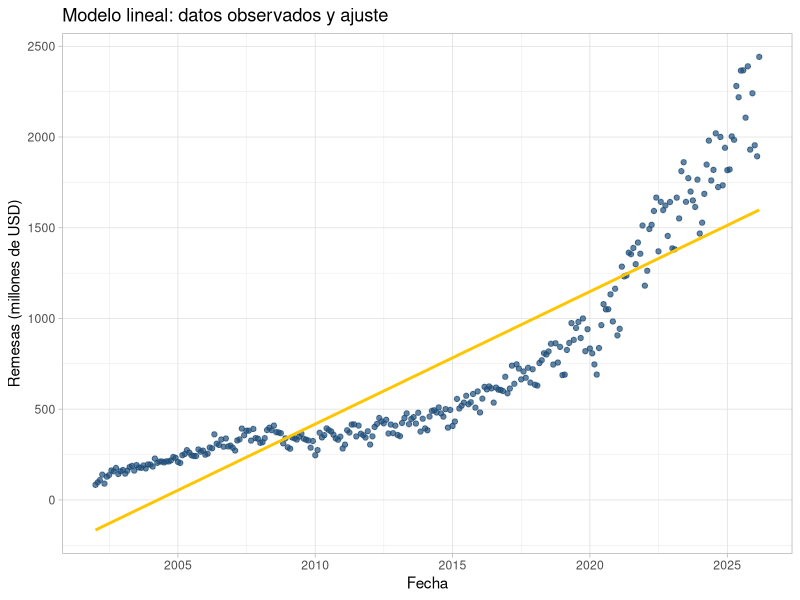
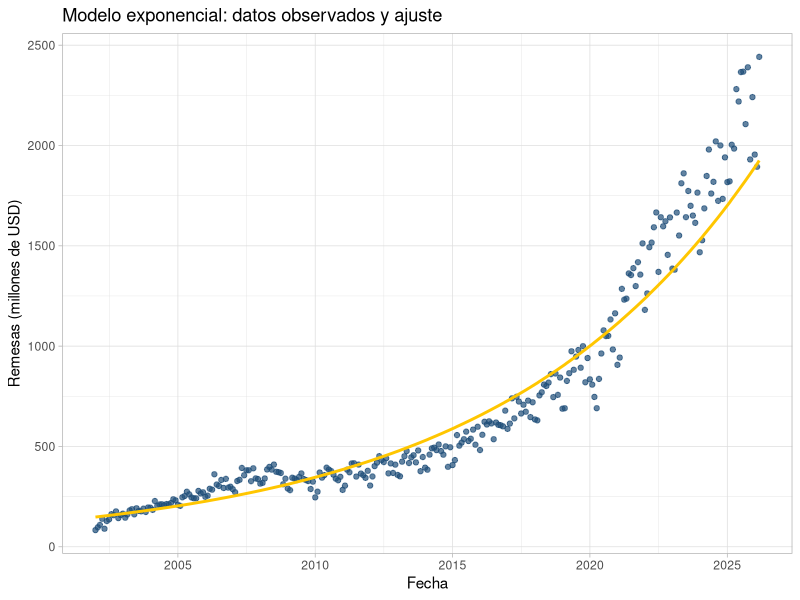
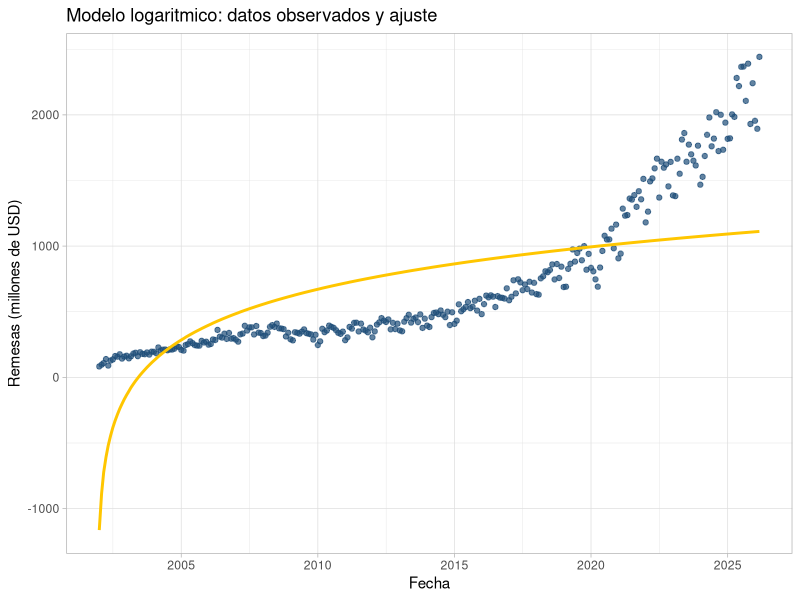
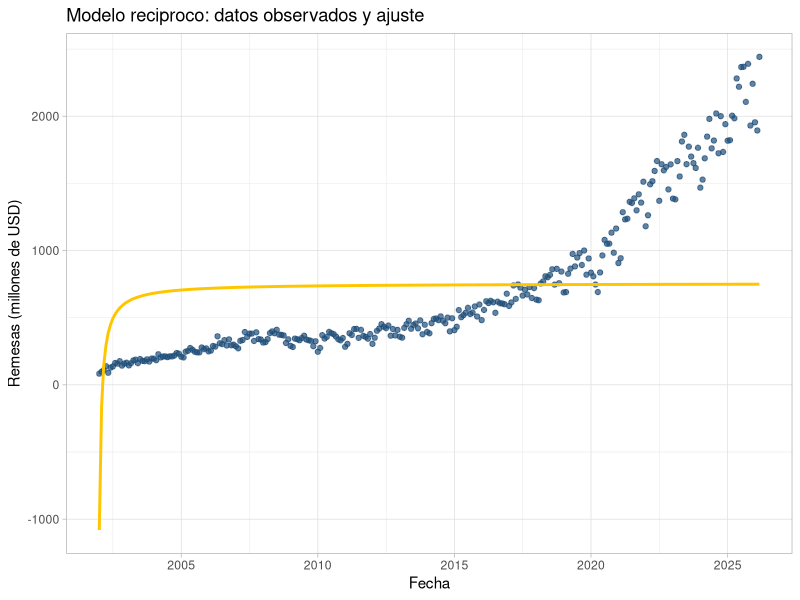
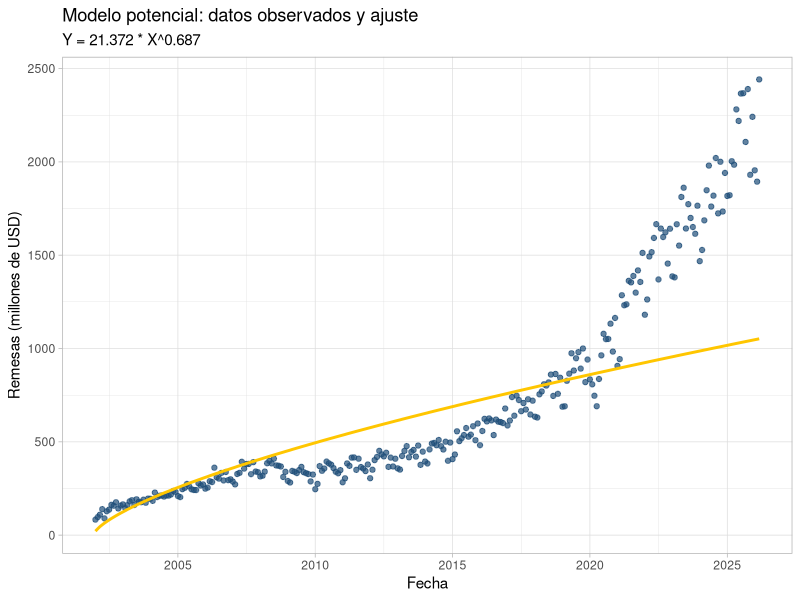
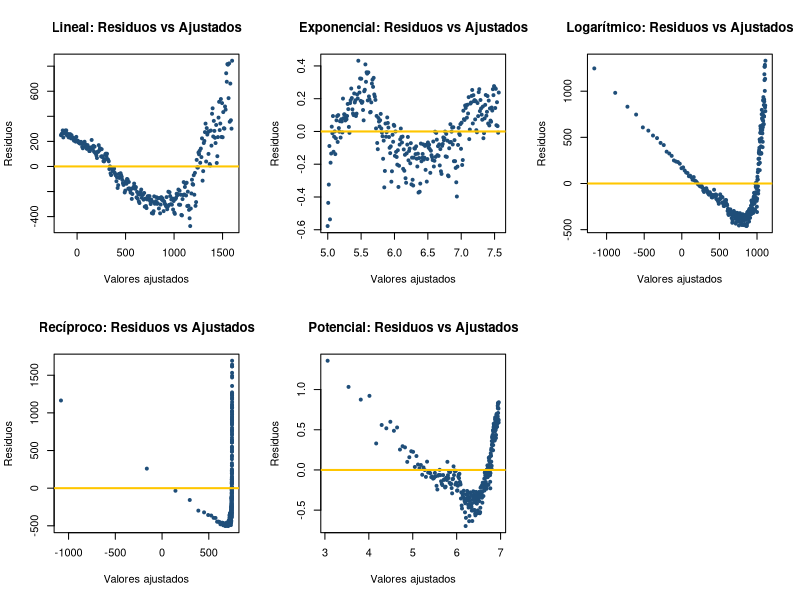
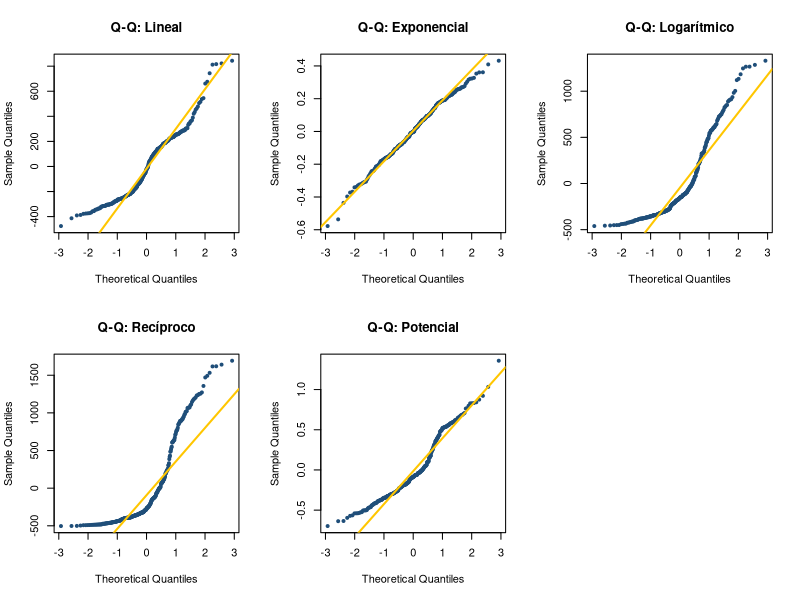

Reproduce these figures in R, in order.
## ---- chunk 1
knitr::opts_chunk$set(echo = TRUE)

if (!require(lmtest))  install.packages("lmtest",  quiet = TRUE)
if (!require(tseries)) install.packages("tseries", quiet = TRUE)

library(here)
library(readr)
library(dplyr)
library(tidyr)
library(ggplot2)
library(knitr)
library(lmtest)
library(tseries)
## ---- chunk 2
remesas_wide <- read_csv(
  here("mrl/final-project/remfam2002_2026.csv"),
  show_col_types = FALSE
)

remesas_wide_muestra <- remesas_wide %>%
  select(Mes, all_of(c("2002", "2003", "2004", "2023", "2024", "2025", "2026")))

kable(
  remesas_wide_muestra,
  caption = "Tabla original (ancho): años 2002-2004 y 2023-2026"
)

## ---- chunk 3
meses <- c(
  "Enero", "Febrero", "Marzo", "Abril", "Mayo", "Junio",
  "Julio", "Agosto", "Septiembre", "Octubre", "Noviembre", "Diciembre"
)

remesas_long <- remesas_wide %>%
  pivot_longer(
    cols = -Mes,
    names_to = "anio",
    values_to = "remesas"
  ) %>%
  mutate(
    anio = as.integer(anio),
    remesas = as.numeric(remesas)
  ) %>%
  drop_na(remesas) %>%
  mutate(
    mes_num = match(Mes, meses),
    fecha = as.Date(sprintf("%04d-%02d-01", anio, mes_num))
  ) %>%
  arrange(fecha) %>%
  mutate(t = row_number())
## ---- chunk 4
kable(
  head(remesas_long),
  caption = "Primeras filas de remesas_long (formato largo)"
)
## ---- chunk 5
resumen_observaciones <- data.frame(
  Metrica = "Numero total de observaciones",
  Valor = nrow(remesas_long)
)

kable(
  resumen_observaciones,
  caption = "Resumen de observaciones"
)
## ---- chunk 6
modelo_lineal <- lm(remesas ~ t, data = remesas_long)
## ---- chunk 7
resumen_lineal <- summary(modelo_lineal)

coeficientes_lineal <- as.data.frame(coef(resumen_lineal))
coeficientes_lineal$Termino <- rownames(coeficientes_lineal)
coeficientes_lineal <- coeficientes_lineal %>%
  select(Termino, Estimate, `Std. Error`, `t value`, `Pr(>|t|)`)

fstat_lineal <- resumen_lineal$fstatistic
pvalor_global_lineal <- pf(
  fstat_lineal[1],
  fstat_lineal[2],
  fstat_lineal[3],
  lower.tail = FALSE
)

metricas_lineal <- data.frame(
  Metrica = c("R^2", "R^2 ajustado", "p-value global (F-test)"),
  Valor = c(
    resumen_lineal$r.squared,
    resumen_lineal$adj.r.squared,
    pvalor_global_lineal
  )
)

kable(
  coeficientes_lineal,
  digits = 4,
  caption = "Coeficientes del modelo lineal"
)

kable(
  metricas_lineal,
  digits = 6,
  caption = "Metricas principales del modelo lineal"
)
## ---- chunk 8
lineal_df <- remesas_long %>%
  mutate(ajuste_lineal = fitted(modelo_lineal))

ggplot(lineal_df, aes(x = fecha, y = remesas)) +
  geom_point(color = "#1f4e79", alpha = 0.7) +
  geom_line(aes(y = ajuste_lineal), color = "#ffc600", linewidth = 1) +
  labs(
    title = "Modelo lineal: datos observados y ajuste",
    x = "Fecha",
    y = "Remesas (millones de USD)"
  ) +
  theme_light()
## ---- chunk 9
modelo_exponencial <- lm(log(remesas) ~ t, data = remesas_long)
## ---- chunk 10
resumen_exponencial <- summary(modelo_exponencial)

coeficientes_exponencial <- as.data.frame(coef(resumen_exponencial))
coeficientes_exponencial$Termino <- rownames(coeficientes_exponencial)
coeficientes_exponencial <- coeficientes_exponencial %>%
  select(Termino, Estimate, `Std. Error`, `t value`, `Pr(>|t|)`)

fstat_exponencial <- resumen_exponencial$fstatistic
pvalor_global_exponencial <- pf(
  fstat_exponencial[1],
  fstat_exponencial[2],
  fstat_exponencial[3],
  lower.tail = FALSE
)

metricas_exponencial <- data.frame(
  Metrica = c("R^2", "R^2 ajustado", "p-value global (F-test)"),
  Valor = c(
    resumen_exponencial$r.squared,
    resumen_exponencial$adj.r.squared,
    pvalor_global_exponencial
  )
)

kable(
  coeficientes_exponencial,
  digits = 4,
  caption = "Coeficientes del modelo exponencial (escala log)"
)

kable(
  metricas_exponencial,
  digits = 6,
  caption = "Metricas principales del modelo exponencial"
)
## ---- chunk 11
exponencial_df <- remesas_long %>%
  mutate(ajuste_exponencial = exp(fitted(modelo_exponencial)))

ggplot(exponencial_df, aes(x = fecha, y = remesas)) +
  geom_point(color = "#1f4e79", alpha = 0.7) +
  geom_line(aes(y = ajuste_exponencial), color = "#ffc600", linewidth = 1) +
  labs(
    title = "Modelo exponencial: datos observados y ajuste",
    x = "Fecha",
    y = "Remesas (millones de USD)"
  ) +
  theme_light()
## ---- chunk 12
modelo_logaritmico <- lm(remesas ~ log(t), data = remesas_long)
## ---- chunk 13
resumen_logaritmico <- summary(modelo_logaritmico)

coeficientes_logaritmico <- as.data.frame(coef(resumen_logaritmico))
coeficientes_logaritmico$Termino <- rownames(coeficientes_logaritmico)
coeficientes_logaritmico <- coeficientes_logaritmico %>%
  select(Termino, Estimate, `Std. Error`, `t value`, `Pr(>|t|)`)

fstat_logaritmico <- resumen_logaritmico$fstatistic
pvalor_global_logaritmico <- pf(
  fstat_logaritmico[1],
  fstat_logaritmico[2],
  fstat_logaritmico[3],
  lower.tail = FALSE
)

metricas_logaritmico <- data.frame(
  Metrica = c("R^2", "R^2 ajustado", "p-value global (F-test)"),
  Valor = c(
    resumen_logaritmico$r.squared,
    resumen_logaritmico$adj.r.squared,
    pvalor_global_logaritmico
  )
)

kable(
  coeficientes_logaritmico,
  digits = 4,
  caption = "Coeficientes del modelo logaritmico"
)

kable(
  metricas_logaritmico,
  digits = 6,
  caption = "Metricas principales del modelo logaritmico"
)
## ---- chunk 14
logaritmico_df <- remesas_long %>%
  mutate(ajuste_logaritmico = fitted(modelo_logaritmico))

ggplot(logaritmico_df, aes(x = fecha, y = remesas)) +
  geom_point(color = "#1f4e79", alpha = 0.7) +
  geom_line(aes(y = ajuste_logaritmico), color = "#ffc600", linewidth = 1) +
  labs(
    title = "Modelo logaritmico: datos observados y ajuste",
    x = "Fecha",
    y = "Remesas (millones de USD)"
  ) +
  theme_light()
## ---- chunk 15
modelo_reciproco <- lm(remesas ~ I(1 / t), data = remesas_long)
## ---- chunk 16
resumen_reciproco <- summary(modelo_reciproco)

coeficientes_reciproco <- as.data.frame(coef(resumen_reciproco))
coeficientes_reciproco$Termino <- rownames(coeficientes_reciproco)
coeficientes_reciproco <- coeficientes_reciproco %>%
  select(Termino, Estimate, `Std. Error`, `t value`, `Pr(>|t|)`)

fstat_reciproco <- resumen_reciproco$fstatistic
pvalor_global_reciproco <- pf(
  fstat_reciproco[1],
  fstat_reciproco[2],
  fstat_reciproco[3],
  lower.tail = FALSE
)

metricas_reciproco <- data.frame(
  Metrica = c("R^2", "R^2 ajustado", "p-value global (F-test)"),
  Valor = c(
    resumen_reciproco$r.squared,
    resumen_reciproco$adj.r.squared,
    pvalor_global_reciproco
  )
)

kable(
  coeficientes_reciproco,
  digits = 4,
  caption = "Coeficientes del modelo reciproco"
)

kable(
  metricas_reciproco,
  digits = 6,
  caption = "Metricas principales del modelo reciproco"
)
## ---- chunk 17
reciproco_df <- remesas_long %>%
  mutate(ajuste_reciproco = fitted(modelo_reciproco))

ggplot(reciproco_df, aes(x = fecha, y = remesas)) +
  geom_point(color = "#1f4e79", alpha = 0.7) +
  geom_line(aes(y = ajuste_reciproco), color = "#ffc600", linewidth = 1) +
  labs(
    title = "Modelo reciproco: datos observados y ajuste",
    x = "Fecha",
    y = "Remesas (millones de USD)"
  ) +
  theme_light()
## ---- chunk 18
modelo_potencial <- lm(log(remesas) ~ log(t), data = remesas_long)

b0_star <- coef(modelo_potencial)[1]
b1_potencial <- coef(modelo_potencial)[2]
b0_potencial <- exp(b0_star)
## ---- chunk 19
resumen_potencial <- summary(modelo_potencial)

coeficientes_potencial <- as.data.frame(coef(resumen_potencial))
coeficientes_potencial$Termino <- rownames(coeficientes_potencial)
coeficientes_potencial <- coeficientes_potencial %>%
  select(Termino, Estimate, `Std. Error`, `t value`, `Pr(>|t|)`)

fstat_potencial <- resumen_potencial$fstatistic
pvalor_global_potencial <- pf(
  fstat_potencial[1],
  fstat_potencial[2],
  fstat_potencial[3],
  lower.tail = FALSE
)

metricas_potencial <- data.frame(
  Metrica = c("R^2", "R^2 ajustado", "p-value global (F-test)", "Ecuacion ajustada"),
  Valor = c(
    resumen_potencial$r.squared,
    resumen_potencial$adj.r.squared,
    pvalor_global_potencial,
    sprintf("Y = %.4f * X^%.4f", b0_potencial, b1_potencial)
  )
)

kable(
  coeficientes_potencial,
  digits = 4,
  caption = "Coeficientes del modelo potencial"
)

kable(
  metricas_potencial,
  digits = 6,
  caption = "Metricas principales del modelo potencial"
)
## ---- chunk 20
potencial_df <- remesas_long %>%
  mutate(ajuste_potencial = exp(fitted(modelo_potencial)))

ggplot(potencial_df, aes(x = fecha, y = remesas)) +
  geom_point(color = "#1f4e79", alpha = 0.7) +
  geom_line(aes(y = ajuste_potencial), color = "#ffc600", linewidth = 1) +
  labs(
    title = "Modelo potencial: datos observados y ajuste",
    subtitle = sprintf("Y = %.3f * X^%.3f", b0_potencial, b1_potencial),
    x = "Fecha",
    y = "Remesas (millones de USD)"
  ) +
  theme_light()
## ---- chunk 21
summary(modelo_lineal)
## ---- chunk 22
summary(modelo_exponencial)
## ---- chunk 23
summary(modelo_logaritmico)
## ---- chunk 24
summary(modelo_reciproco)
## ---- chunk 25
summary(modelo_potencial)
cat(sprintf("\nEcuacion ajustada: Y = %.4f * t^%.4f\n", b0_potencial, b1_potencial))
## ---- chunk 26
par(mfrow = c(2, 3))

# Residuos de cada modelo (en escala original donde aplica)
res_lineal      <- residuals(modelo_lineal)
res_exponencial <- residuals(modelo_exponencial)   # escala log
res_logaritmico <- residuals(modelo_logaritmico)
res_reciproco   <- residuals(modelo_reciproco)
res_potencial   <- residuals(modelo_potencial)     # escala log

# Gráficas residuos vs ajustados
plot(fitted(modelo_lineal), res_lineal,
     main = "Lineal: Residuos vs Ajustados",
     xlab = "Valores ajustados", ylab = "Residuos",
     col = "#1f4e79", pch = 19, cex = 0.6)
abline(h = 0, col = "#ffc600", lwd = 2)

plot(fitted(modelo_exponencial), res_exponencial,
     main = "Exponencial: Residuos vs Ajustados",
     xlab = "Valores ajustados", ylab = "Residuos",
     col = "#1f4e79", pch = 19, cex = 0.6)
abline(h = 0, col = "#ffc600", lwd = 2)

plot(fitted(modelo_logaritmico), res_logaritmico,
     main = "Logarítmico: Residuos vs Ajustados",
     xlab = "Valores ajustados", ylab = "Residuos",
     col = "#1f4e79", pch = 19, cex = 0.6)
abline(h = 0, col = "#ffc600", lwd = 2)

plot(fitted(modelo_reciproco), res_reciproco,
     main = "Recíproco: Residuos vs Ajustados",
     xlab = "Valores ajustados", ylab = "Residuos",
     col = "#1f4e79", pch = 19, cex = 0.6)
abline(h = 0, col = "#ffc600", lwd = 2)

plot(fitted(modelo_potencial), res_potencial,
     main = "Potencial: Residuos vs Ajustados",
     xlab = "Valores ajustados", ylab = "Residuos",
     col = "#1f4e79", pch = 19, cex = 0.6)
abline(h = 0, col = "#ffc600", lwd = 2)
## ---- chunk 27
par(mfrow = c(2, 3))

qqnorm(res_lineal,      main = "Q-Q: Lineal",      col = "#1f4e79", pch = 19, cex = 0.6)
qqline(res_lineal,      col = "#ffc600", lwd = 2)

qqnorm(res_exponencial, main = "Q-Q: Exponencial", col = "#1f4e79", pch = 19, cex = 0.6)
qqline(res_exponencial, col = "#ffc600", lwd = 2)

qqnorm(res_logaritmico, main = "Q-Q: Logarítmico", col = "#1f4e79", pch = 19, cex = 0.6)
qqline(res_logaritmico, col = "#ffc600", lwd = 2)

qqnorm(res_reciproco,   main = "Q-Q: Recíproco",   col = "#1f4e79", pch = 19, cex = 0.6)
qqline(res_reciproco,   col = "#ffc600", lwd = 2)

qqnorm(res_potencial,   main = "Q-Q: Potencial",   col = "#1f4e79", pch = 19, cex = 0.6)
qqline(res_potencial,   col = "#ffc600", lwd = 2)
